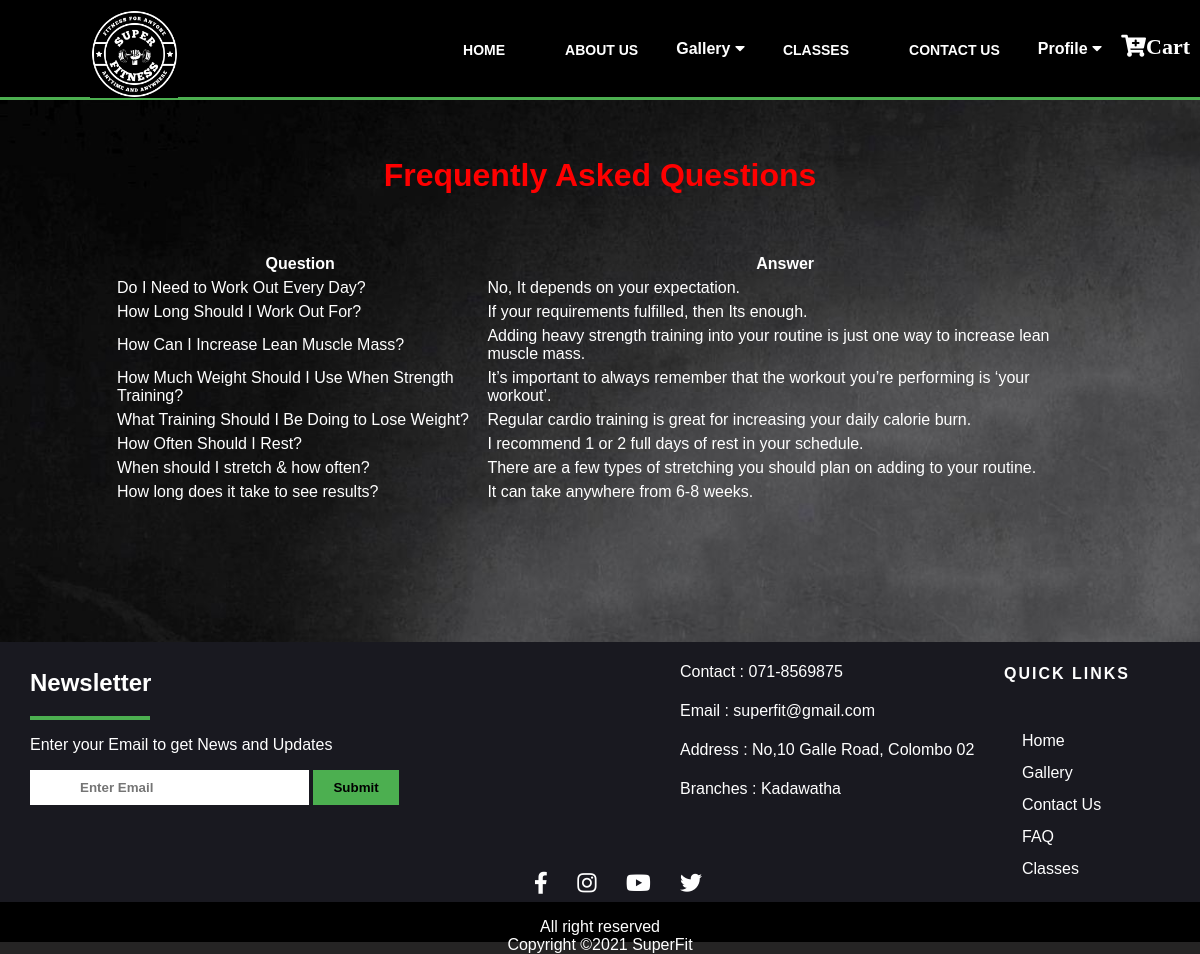
The page /displayFAQuser.php on the database its author committed.
### tables this page shows
CREATE TABLE `faq` (
  `ID` int(11) NOT NULL,
  `Question` varchar(200) NOT NULL,
  `Answer` varchar(200) NOT NULL
);

### displayFAQuser.php (the view, shortened to what this page needs)
<?php
    require 'config.php';
?>
<!DOCTYPE html>
<html>
<head>
	<link rel="stylesheet" href="css/template.css">
	<link rel="stylesheet" href="css/displayFAQ.css">
	<link
      rel="stylesheet"
      href="https://use.fontawesome.com/releases/v5.13.0/css/all.css"
    />
</head>
<body>
	<nav>
		<div class="logo"><img  src="images/SuperFITe.png " height="88px" width="88px"></div>
		<ul>
			<li><a href="home.php">Home</a></li>
			<li><a href="about-us.html">About Us</a></li>
			<div class="dropdown">
			<button class="dropbtn">Gallery
			<i class="fa fa-caret-down"></i>
		</button>
		</div>
			<li><a href="BMI.php">Classes</a></li>
			<li><a href="contact.html">Contact Us</a></li>
			<div class="dropdown">
				<button class="dropbtn">Profile
				<i class="fa fa-caret-down"></i>
			</button>
		</div>
		<div class="shop-cart">
			<a href="cart.html" target="_blank"><i class="fa fa-cart-plus">Cart</i></a>
		</div>
	</nav>
    <br/><br/>
    <center><h1 class="topic">Frequently Asked Questions</h1></center>
    <br/><br/>
    <center>
    <div class = "User table">
    <table class = "table">
   <tr>
	<th class = "col1">Question</th>
    <th class = "col2">Answer</th>
   </tr>
   <?php
    $sql = "SELECT * FROM faq";
    $result = $con->query($sql);
    if ($result->num_rows > 0) {
        while($row = $result->fetch_assoc()) {
            echo "<tr>";
                echo "<tr>";
                echo "<td>".$row["Question"]."</td>";
                echo "<td>".$row["Answer"]."</td>";
            echo "</tr>";
          }
      } else {
        echo "No results found";
      }
    ?>
   </table>
   </div>
</center>
	<footer>
		<div class="footer_content">
			<div class="center_details">
				<ul class="details">
					<li>Contact : 071-8569875</li>
					<li>Email : superfit@gmail.com</li>
					<li>Address : No,10 Galle Road, Colombo 02</li>
					<li>Branches : Kadawatha
					</li>
				</ul>
			</div>
			<div class="left_col">
				<h2>Newsletter</h2>
				<div class="border"></div>
				<p>Enter your Email to get News and Updates</p>
				<form action="" class="newsletter_form">
					<input type="Email" class="txt" placeholder="Enter Email" name="">
					<input type="submit" class="btn" value="Submit" name="">
				</form>
			</div>
			<div class="footer_links">
				<h4>Quick Links</h4>
				<ul>
					<li><a href="home.php">Home</a></li>
							<li><a href="Gallery.html">Gallery</a></li>
							<li><a href="contact.html">Contact Us</a></li>
							<li><a href="displayFAQuser.php">FAQ</a></li>
							<li><a href="classes.php">Classes</a></li>
				</ul>
			</div>
			</div>
			<div class="social">
				<a href="https://www.facebook.com" target="_blank"><i class="fab fa-facebook-f"></i></a>
				<a href="#" target="_blank"><i class="fab fa-instagram"></i></a>
				<a href="https://www.youtube.com/" target="_blank"><i class="fab fa-youtube"></i></a>
				<a href="#" target="_blank"><i class="fab fa-twitter"></i></a>
			</div>
		<div class="footer_bottom">
			<p>All right reserved<br/>Copyright &copy;2021 SuperFit </p>
		</div>
	</footer>
</body>
</html>

### css/template.css (style rules this page uses)
html,body { margin: 0; padding: 0; font-family: Arial; background-color: rgb(37, 36, 36); }
nav { position: sticky; top: 0; left: 0; width: 100%; height: 100px; padding: 10px 90px; box-sizing: border-box; background:black; border-bottom: 3px solid #4caf50; z-index: 1; }
.logo { float: left; padding-top: -100px; top: 0; }
nav ul { list-style: none; float: right; margin: 0; padding: 0; display: flex; }
nav ul li a { line-height: 80px; color: #fff; padding: 12px 30px; text-decoration: none; font-size: 14px; font-weight: bold; text-transform: uppercase; }
.dropdown { float: left; overflow: hidden; }
.dropdown .dropbtn { font-size: 16px; border: none; outline: none; color: white; padding: 30px 8px 5px 8px; background-color: inherit; font-family: Arial; margin: 0; font-weight:Bold; }
.shop-cart { margin: 20px ; text-align: right; position: absolute; bottom: 25px; right: -35px; bottom: 17px; }
.shop-cart a { color: white; margin-right: 25px; font-size: 22px; text-decoration: none; }
footer { background: #191920; height: 300px; color: white; position: relative; margin-top: -20px; }
.footer_bottom { background: black; height: 40px; width: 100%; text-align: center; position: absolute; bottom: 0px; left: 0px; padding-top: 0px; }
.social { margin: 20px ; margin-left: 32%; position: absolute; bottom: 25px; left: 12.5%; right: 35px; }
.social a { color: #fff; margin-right: 25px; font-size: 22px; text-decoration: none; transition: .3s linear; }
.footer_links { float: right; margin-right: 50px; position: sticky; }
.footer_links li { list-style: none; margin-left: 18px; }
.footer_links a { text-decoration: none; color: white; line-height: 2; }
.footer_links h4 { letter-spacing: 2px; text-transform: uppercase; margin-top: -160px; margin-left: 20px; padding: 20px; }
.left_col { margin-top: -150px; margin-left: 30px; }
.center_details { padding-left: 240px; }
.border { width: 120px; height: 4px; background: #4caf50; }
.txt { flex: 1; padding: 10px 50px; font-weight: 700; border: none; outline: none; }
.btn { flex: 1; padding: 10px 20px; font-weight: 700; border: none; background: #4caf50; }
.details li { list-style: none; margin-left: 400px; line-height: 1.2; padding-top: 20px; }

### css/displayFAQ.css (style rules this page uses)
body { font-family: sans-serif; background: url(images/wp3325889.jpg); background-size: cover }
.topic { color: red; }
.table { color: white; width: 90%; }

### rows shown on the page
faq: Question "Do I Need to Work Out Every Day?", Answer "No, It depends on your expectation."
faq: Question "How Long Should I Work Out For?", Answer "If your requirements fulfilled, then Its enough."
faq: Question "How Can I Increase Lean Muscle Mass?", Answer "Adding heavy strength training into your routine is just one way to increase lean muscle mass."
faq: Question "How Much Weight Should I Use When Strength Training?", Answer "It’s important to always remember that the workout you’re performing is ‘your workout’."
faq: Question "What Training Should I Be Doing to Lose Weight?", Answer "Regular cardio training is great for increasing your daily calorie burn."
faq: Question "How Often Should I Rest?", Answer "I recommend 1 or 2 full days of rest in your schedule."
faq: Question "When should I stretch & how often?", Answer "There are a few types of stretching you should plan on adding to your routine."
faq: Question "How long does it take to see results?", Answer "It can take anywhere from 6-8 weeks."
